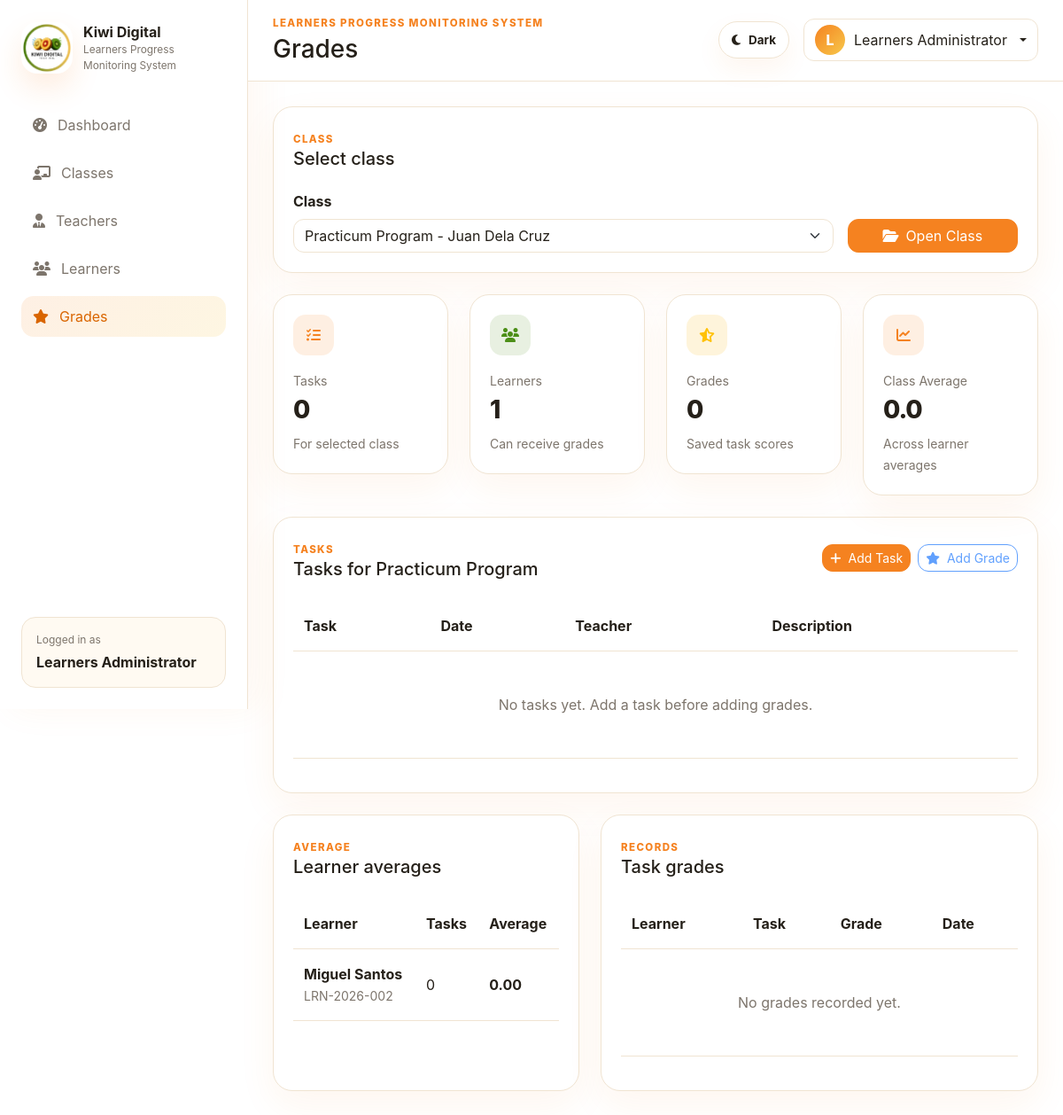
/grades.php (signed in), run on the app's committed database.
### tables this page shows
CREATE TABLE IF NOT EXISTS classes (
  id INT UNSIGNED AUTO_INCREMENT PRIMARY KEY,
  teacher_id INT UNSIGNED NULL,
  sort_order INT UNSIGNED NOT NULL DEFAULT 0,
  class_name VARCHAR(160) NOT NULL,
  teacher VARCHAR(160) NOT NULL,
  banner_image VARCHAR(255) NULL,
  status ENUM('Active', 'Inactive') NOT NULL DEFAULT 'Active',
  description TEXT NULL,
  created_at TIMESTAMP DEFAULT CURRENT_TIMESTAMP,
  updated_at TIMESTAMP DEFAULT CURRENT_TIMESTAMP ON UPDATE CURRENT_TIMESTAMP,
  UNIQUE KEY uniq_class_name (class_name),
  INDEX idx_classes_teacher_id (teacher_id),
  INDEX idx_classes_sort_order (sort_order),
  INDEX idx_classes_status (status)
  ,
  CONSTRAINT fk_classes_teacher
    FOREIGN KEY (teacher_id) REFERENCES teachers(id)
    ON DELETE SET NULL
);

CREATE TABLE IF NOT EXISTS learners (
  id INT UNSIGNED AUTO_INCREMENT PRIMARY KEY,
  class_id INT UNSIGNED NULL,
  learner_number VARCHAR(50) NOT NULL,
  first_name VARCHAR(100) NOT NULL,
  last_name VARCHAR(100) NOT NULL,
  email VARCHAR(190) NULL,
  phone VARCHAR(40) NULL,
  progress_percent TINYINT UNSIGNED NOT NULL DEFAULT 0,
  status ENUM('Active', 'On Hold', 'Completed') NOT NULL DEFAULT 'Active',
  profile_photo VARCHAR(255) NULL,
  notes TEXT NULL,
  created_at TIMESTAMP DEFAULT CURRENT_TIMESTAMP,
  updated_at TIMESTAMP DEFAULT CURRENT_TIMESTAMP ON UPDATE CURRENT_TIMESTAMP,
  UNIQUE KEY uniq_learner_number (learner_number),
  INDEX idx_learners_class_id (class_id),
  INDEX idx_learners_status (status),
  CONSTRAINT fk_learners_class
    FOREIGN KEY (class_id) REFERENCES classes(id)
    ON DELETE SET NULL
);

### includes/bootstrap.php (called while the page is built, shortened)
<?php
require_once __DIR__ . '/../classes/Auth.php';
$database = new Database();
$pdo = $database->connect();
$auth = new Auth($pdo);

### classes/Auth.php (called while the page is built, shortened)
<?php
class Auth
{
    public function user(): ?array
    {
        return $_SESSION['user'] ?? null;
    }
    public function isTeacher(): bool
    {
        return ($_SESSION['user']['role'] ?? '') === 'teacher';
    }
}

### includes/auth_guard.php (called while the page is built, shortened)
<?php
require_once __DIR__ . '/bootstrap.php';
$currentUser = $auth->user();

### grades.php (the view, shortened to what this page needs)
<?php
require_once __DIR__ . '/includes/auth_guard.php';
function e(string $value): string
{
    return htmlspecialchars($value, ENT_QUOTES, 'UTF-8');
}
$isTeacher = $auth->isTeacher();
$teacher = null;
if ($isTeacher && $teacher) {
    $classesStatement = $pdo->prepare(
        'SELECT id, class_name, teacher
         FROM classes
         WHERE teacher_id = :teacher_id
         ORDER BY class_name'
    );
    $classesStatement->execute(['teacher_id' => (int) $teacher['id']]);
    $classes = $classesStatement->fetchAll();
} else {
    $classes = $pdo->query('SELECT id, class_name, teacher FROM classes ORDER BY class_name')->fetchAll();
}
$defaultClassId = (int) ($_GET['class_id'] ?? ($_POST['class_id'] ?? 0));
$selectedClass = null;
if (!$selectedClass && $classes) {
    $selectedClass = $classes[0];
    $defaultClassId = (int) $selectedClass['id'];
}
$tasks = [];
$learners = [];
$grades = [];
$averages = [];
if ($selectedClass) {
    $tasksStatement = $pdo->prepare(
        'SELECT class_tasks.*, teachers.full_name AS teacher_name
         FROM class_tasks
         LEFT JOIN teachers ON teachers.id = class_tasks.teacher_id
         WHERE class_tasks.class_id = :class_id
         ORDER BY class_tasks.task_date DESC, class_tasks.id DESC'
    );
    $tasksStatement->execute(['class_id' => $defaultClassId]);
    $tasks = $tasksStatement->fetchAll();
    $learnersStatement = $pdo->prepare(
        'SELECT id, class_id, learner_number, first_name, last_name
         FROM learners
         WHERE class_id = :class_id
         ORDER BY first_name, last_name'
    );
    $learnersStatement->execute(['class_id' => $defaultClassId]);
    $learners = $learnersStatement->fetchAll();
    $gradesStatement = $pdo->prepare(
        'SELECT learner_grades.*,
                learners.learner_number,
                learners.first_name,
                learners.last_name,
                class_tasks.task_title,
                teachers.full_name AS teacher_name
         FROM learner_grades
         INNER JOIN learners ON learners.id = learner_grades.learner_id
         LEFT JOIN class_tasks ON class_tasks.id = learner_grades.task_id
         LEFT JOIN teachers ON teachers.id = learner_grades.teacher_id
         WHERE learner_grades.class_id = :class_id
         ORDER BY learner_grades.graded_at DESC, learner_grades.id DESC'
    );
    $gradesStatement->execute(['class_id' => $defaultClassId]);
    $grades = $gradesStatement->fetchAll();
    $averageStatement = $pdo->prepare(
        'SELECT learners.id,
                learners.learner_number,
                learners.first_name,
                learners.last_name,
                COUNT(learner_grades.id) AS task_count,
                COALESCE(AVG(learner_grades.score), 0) AS average_score
         FROM learners
         LEFT JOIN learner_grades
           ON learner_grades.learner_id = learners.id
          AND learner_grades.class_id = learners.class_id
         WHERE learners.class_id = :class_id
         GROUP BY learners.id, learners.learner_number, learners.first_name, learners.last_name
         ORDER BY learners.first_name, learners.last_name'
    );
    $averageStatement->execute(['class_id' => $defaultClassId]);
    $averages = $averageStatement->fetchAll();
}
?>
<!doctype html>
<html lang="en">
<head>
  <link href="https://cdn.jsdelivr.net/npm/bootstrap@5.3.3/dist/css/bootstrap.min.css" rel="stylesheet">
  <link href="https://cdnjs.cloudflare.com/ajax/libs/font-awesome/6.5.2/css/all.min.css" rel="stylesheet">
  <link href="css/style.css" rel="stylesheet">
</head>
<body class="dashboard-page">
  <div class="app-layout">
    <aside class="sidebar">
      <a class="sidebar-brand" href="<?php echo $isTeacher ? 'teacher_dashboard.php' : 'dashboard.php'; ?>">
        <img src="images/kiwi-logo.png" alt="Kiwi Digital Tech Inc." class="brand-logo">
        <span>
          <strong>Kiwi Digital</strong>
          <small>Learners Progress Monitoring System</small>
        </span>
      </a>
      <nav class="sidebar-nav">
        <?php if ($isTeacher): ?>
          <a href="teacher_dashboard.php"><i class="fa-solid fa-gauge-high"></i> Dashboard</a>
          <a class="active" href="grades.php"><i class="fa-solid fa-star"></i> Grades</a>
        <?php else: ?>
          <a href="dashboard.php"><i class="fa-solid fa-gauge-high"></i> Dashboard</a>
          <a href="classes.php"><i class="fa-solid fa-chalkboard-user"></i> Classes</a>
          <a href="teachers.php"><i class="fa-solid fa-user-tie"></i> Teachers</a>
          <a href="learners.php"><i class="fa-solid fa-users"></i> Learners</a>
          <a href="grades.php" class="active"><i class="fa-solid fa-star"></i> Grades</a>
        <?php endif; ?>
      </nav>
      <div class="sidebar-footer">
        <p class="mb-1">Logged in as</p>
        <strong><?php echo e($currentUser['name']); ?></strong>
      </div>
    </aside>
    <main class="main-panel">
      <header class="topbar">
        <div>
          <p class="eyebrow mb-1"><?php echo $isTeacher ? 'Teacher Portal' : 'Learners Progress Monitoring System'; ?></p>
          <h1 class="h3 mb-0">Grades</h1>
        </div>
        <button class="theme-toggle ms-auto" id="themeToggle" type="button" aria-label="Switch to dark mode" aria-pressed="false">
          <i class="fa-solid fa-moon"></i>
          <span class="d-none d-sm-inline">Dark</span>
        </button>
        <div class="dropdown">
          <button class="btn user-menu dropdown-toggle" data-bs-toggle="dropdown" type="button">
            <span class="avatar"><?php echo e(strtoupper(substr($currentUser['name'], 0, 1))); ?></span>
            <span class="d-none d-sm-inline"><?php echo e($currentUser['name']); ?></span>
          </button>
        </div>
      </header>
      <section class="content-wrap">
        <div class="panel-card mb-4">
          <span class="section-kicker">Class</span>
          <h2 class="h5 mb-4">Select class</h2>
          <form method="get" class="module-form">
            <div class="row g-3 align-items-end">
              <div class="col-lg-9">
                <label class="form-label" for="class_id">Class</label>
                <select class="form-select" id="class_id" name="class_id" required>
                  <?php foreach ($classes as $class): ?>
                    <option value="<?php echo (int) $class['id']; ?>" <?php echo $defaultClassId === (int) $class['id'] ? 'selected' : ''; ?>>
                      <?php echo e($class['class_name'] . (!empty($class['teacher']) ? ' - ' . $class['teacher'] : '')); ?>
                    </option>
                  <?php endforeach; ?>
                </select>
              </div>
              <div class="col-lg-3 d-grid">
                <button type="submit" class="btn btn-primary"><i class="fa-solid fa-folder-open me-2"></i>Open Class</button>
              </div>
            </div>
          </form>
        </div>
        <?php if ($selectedClass): ?>
          <div class="row g-4 mb-4">
            <div class="col-md-6 col-xl-3">
              <div class="metric-card">
                <span class="metric-icon bg-primary-subtle text-primary"><i class="fa-solid fa-list-check"></i></span>
                <p>Tasks</p>
                <h3><?php echo count($tasks); ?></h3>
                <small class="text-secondary">For selected class</small>
              </div>
            </div>
            <div class="col-md-6 col-xl-3">
              <div class="metric-card">
                <span class="metric-icon bg-success-subtle text-success"><i class="fa-solid fa-users"></i></span>
                <p>Learners</p>
                <h3><?php echo count($learners); ?></h3>
                <small class="text-secondary">Can receive grades</small>
              </div>
            </div>
            <div class="col-md-6 col-xl-3">
              <div class="metric-card">
                <span class="metric-icon bg-warning-subtle text-warning"><i class="fa-solid fa-star-half-stroke"></i></span>
                <p>Grades</p>
                <h3><?php echo count($grades); ?></h3>
                <small class="text-secondary">Saved task scores</small>
              </div>
            </div>
            <div class="col-md-6 col-xl-3">
              <div class="metric-card">
                <span class="metric-icon bg-info-subtle text-info"><i class="fa-solid fa-chart-line"></i></span>
                <p>Class Average</p>
                <h3><?php echo $averages ? number_format(array_sum(array_column($averages, 'average_score')) / count($averages), 1) : '0.0'; ?></h3>
                <small class="text-secondary">Across learner averages</small>
              </div>
            </div>
          </div>
          <div class="panel-card mb-4">
            <div class="d-flex flex-wrap align-items-center justify-content-between gap-3 mb-4">
              <div>
                <span class="section-kicker">Tasks</span>
                <h2 class="h5 mb-0">Tasks for <?php echo e($selectedClass['class_name']); ?></h2>
              </div>
              <div class="d-flex flex-wrap gap-2">
                <button type="button" class="btn btn-sm btn-primary" data-bs-toggle="modal" data-bs-target="#taskModal"><i class="fa-solid fa-plus me-2"></i>Add Task</button>
                <button type="button" class="btn btn-sm btn-outline-primary" data-bs-toggle="modal" data-bs-target="#gradeModal" <?php echo !$tasks || !$learners ? 'disabled' : ''; ?>><i class="fa-solid fa-star me-2"></i>Add Grade</button>
              </div>
            </div>
            <div class="table-responsive">
              <table class="table align-middle">
                <thead>
                  <tr>
                    <th>Task</th>
                    <th>Date</th>
                    <th>Teacher</th>
                    <th>Description</th>
                  </tr>
                </thead>
                <tbody>
                  <?php if (!$tasks): ?>
                    <tr><td colspan="4" class="text-center text-secondary py-5">No tasks yet. Add a task before adding grades.</td></tr>
                  <?php endif; ?>
                </tbody>
              </table>
            </div>
          </div>
          <div class="row g-4">
            <div class="col-xl-5">
              <div class="panel-card h-100">
                <span class="section-kicker">Average</span>
                <h2 class="h5 mb-4">Learner averages</h2>
                <div class="table-responsive">
                  <table class="table align-middle">
                    <thead>
                      <tr>
                        <th>Learner</th>
                        <th>Tasks</th>
                        <th>Average</th>
                      </tr>
                    </thead>
                    <tbody>
                      <?php foreach ($averages as $average): ?>
                        <tr>
                          <td>
                            <strong><?php echo e($average['first_name'] . ' ' . $average['last_name']); ?></strong><br>
                            <span class="text-secondary small"><?php echo e($average['learner_number']); ?></span>
                          </td>
                          <td><?php echo (int) $average['task_count']; ?></td>
                          <td><strong><?php echo e(number_format((float) $average['average_score'], 2)); ?></strong></td>
                        </tr>
                      <?php endforeach; ?>
                    </tbody>
                  </table>
                </div>
              </div>
            </div>
            <div class="col-xl-7">
              <div class="panel-card">
                <span class="section-kicker">Records</span>
                <h2 class="h5 mb-4">Task grades</h2>
                <div class="table-responsive">
                  <table class="table align-middle">
                    <thead>
                      <tr>
                        <th>Learner</th>
                        <th>Task</th>
                        <th>Grade</th>
                        <th>Date</th>
                      </tr>
                    </thead>
                    <tbody>
                      <?php if (!$grades): ?>
                        <tr><td colspan="4" class="text-center text-secondary py-5">No grades recorded yet.</td></tr>
                      <?php endif; ?>
                    </tbody>
                  </table>
                </div>
              </div>
            </div>
          </div>
        <?php endif; ?>
      </section>
    </main>
  </div>
</body>
</html>

### data on the page
classes: class_name "Practicum Program"
learners: first_name+last_name "Miguel Santos", learner_number "LRN-2026-002", task_count "0", average_score "0.00"

### other printed values
$currentUser['name'] "Learners Administrator"
substr($currentUser['name'], 0, 1) "L"
count($tasks) "0"
count($learners) "1"
count($grades) "0"
array_sum(array_column($averages, 'average_score')) / count($averages) "0.0"
form field class_id "Practicum Program - Juan Dela Cruz"
